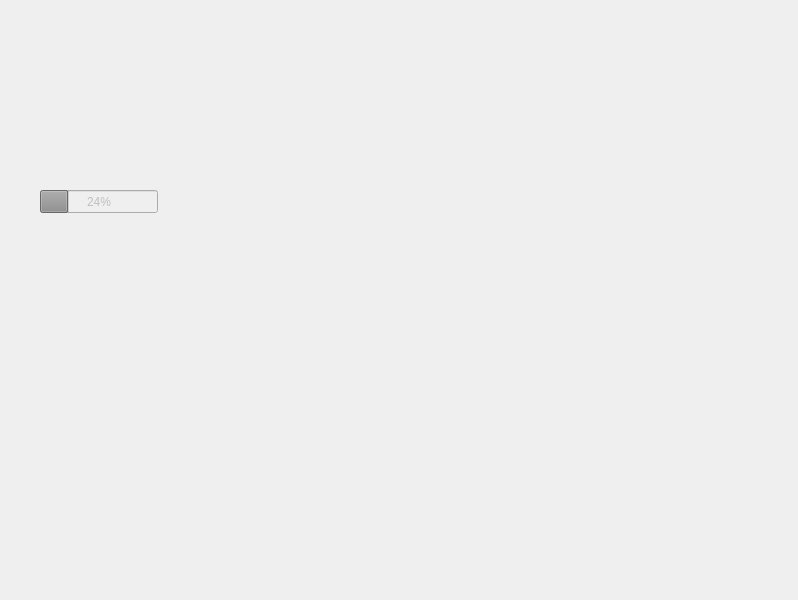
<?xml version="1.0" encoding="UTF-8"?>
<ui version="4.0">
 <class>MainWindow</class>
 <widget class="QMainWindow" name="MainWindow">
  <property name="geometry">
   <rect>
    <x>0</x>
    <y>0</y>
    <width>798</width>
    <height>600</height>
   </rect>
  </property>
  <property name="windowTitle">
   <string>MainWindow</string>
  </property>
  <property name="windowIcon">
   <iconset>
    <normaloff>deluxeedit.png</normaloff>deluxeedit.png</iconset>
  </property>
  <widget class="QWidget" name="centralwidget">
   <widget class="QProgressBar" name="progressBar">
    <property name="enabled">
     <bool>false</bool>
    </property>
    <property name="geometry">
     <rect>
      <x>40</x>
      <y>190</y>
      <width>118</width>
      <height>23</height>
     </rect>
    </property>
    <property name="value">
     <number>24</number>
    </property>
   </widget>
  </widget>
 </widget>
 <resources/>
 <connections/>
</ui>
